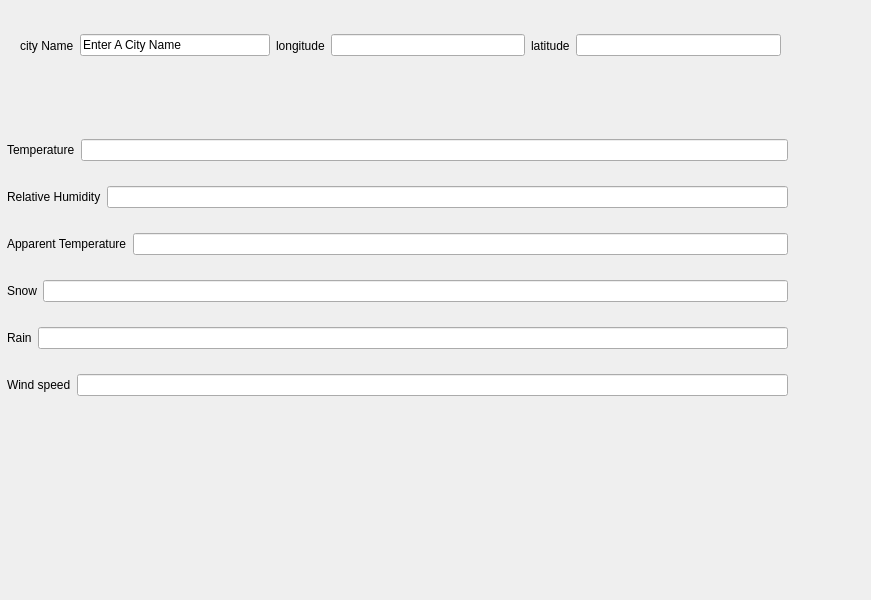
<?xml version="1.0" encoding="UTF-8"?>
<ui version="4.0">
 <class>WeatherApp</class>
 <widget class="QWidget" name="WeatherApp">
  <property name="geometry">
   <rect>
    <x>0</x>
    <y>0</y>
    <width>871</width>
    <height>600</height>
   </rect>
  </property>
  <property name="windowTitle">
   <string>WeatherApp</string>
  </property>
  <widget class="QWidget" name="">
   <property name="geometry">
    <rect>
     <x>7</x>
     <y>120</y>
     <width>781</width>
     <height>301</height>
    </rect>
   </property>
   <layout class="QVBoxLayout" name="verticalLayout">
    <item>
     <layout class="QHBoxLayout" name="horizontalLayout_2">
      <item>
       <widget class="QLabel" name="label_3">
        <property name="text">
         <string>Temperature</string>
        </property>
       </widget>
      </item>
      <item>
       <widget class="QLineEdit" name="lineEdit_4"/>
      </item>
     </layout>
    </item>
    <item>
     <layout class="QHBoxLayout" name="horizontalLayout_3">
      <item>
       <widget class="QLabel" name="label_4">
        <property name="text">
         <string>Relative Humidity</string>
        </property>
       </widget>
      </item>
      <item>
       <widget class="QLineEdit" name="lineEdit_5"/>
      </item>
     </layout>
    </item>
    <item>
     <layout class="QHBoxLayout" name="horizontalLayout_4">
      <item>
       <widget class="QLabel" name="label_5">
        <property name="text">
         <string>Apparent Temperature</string>
        </property>
       </widget>
      </item>
      <item>
       <widget class="QLineEdit" name="lineEdit_6"/>
      </item>
     </layout>
    </item>
    <item>
     <layout class="QHBoxLayout" name="horizontalLayout_5">
      <item>
       <widget class="QLabel" name="label_6">
        <property name="text">
         <string>Snow</string>
        </property>
       </widget>
      </item>
      <item>
       <widget class="QLineEdit" name="lineEdit_7"/>
      </item>
     </layout>
    </item>
    <item>
     <layout class="QHBoxLayout" name="horizontalLayout_6">
      <item>
       <widget class="QLabel" name="label_7">
        <property name="text">
         <string>Rain</string>
        </property>
       </widget>
      </item>
      <item>
       <widget class="QLineEdit" name="lineEdit_8"/>
      </item>
     </layout>
    </item>
    <item>
     <layout class="QHBoxLayout" name="horizontalLayout_7">
      <item>
       <widget class="QLabel" name="label_8">
        <property name="text">
         <string>Wind speed</string>
        </property>
       </widget>
      </item>
      <item>
       <widget class="QLineEdit" name="lineEdit_9"/>
      </item>
     </layout>
    </item>
   </layout>
  </widget>
  <widget class="QWidget" name="">
   <property name="geometry">
    <rect>
     <x>20</x>
     <y>0</y>
     <width>761</width>
     <height>91</height>
    </rect>
   </property>
   <layout class="QHBoxLayout" name="horizontalLayout_11">
    <item>
     <layout class="QHBoxLayout" name="horizontalLayout_8">
      <item>
       <widget class="QLabel" name="label_9">
        <property name="text">
         <string>city Name</string>
        </property>
       </widget>
      </item>
      <item>
       <widget class="QLineEdit" name="lineEdit">
        <property name="text">
         <string>Enter A City Name</string>
        </property>
       </widget>
      </item>
     </layout>
    </item>
    <item>
     <layout class="QHBoxLayout" name="horizontalLayout_9">
      <item>
       <widget class="QLabel" name="label">
        <property name="text">
         <string>longitude</string>
        </property>
       </widget>
      </item>
      <item>
       <widget class="QLineEdit" name="lineEdit_2"/>
      </item>
     </layout>
    </item>
    <item>
     <layout class="QHBoxLayout" name="horizontalLayout_10">
      <item>
       <widget class="QLabel" name="label_2">
        <property name="text">
         <string>latitude</string>
        </property>
       </widget>
      </item>
      <item>
       <widget class="QLineEdit" name="lineEdit_3"/>
      </item>
     </layout>
    </item>
   </layout>
  </widget>
 </widget>
 <resources/>
 <connections/>
</ui>
